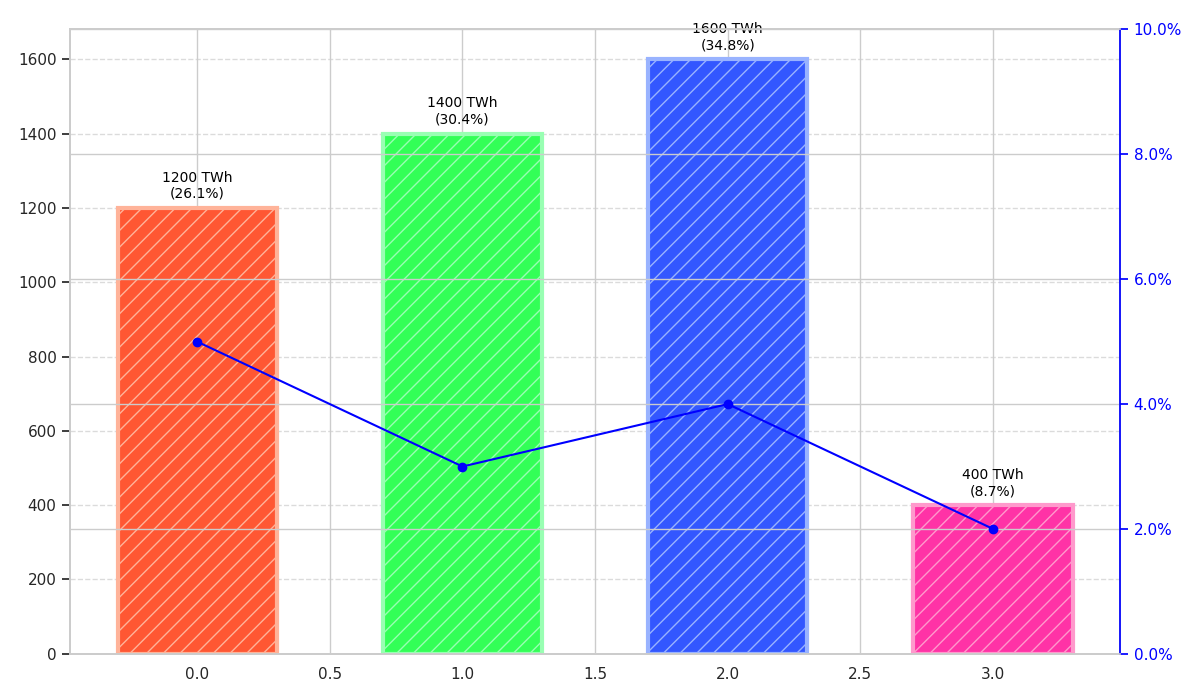

Generate this figure with Python:
import matplotlib.pyplot as plt
import numpy as np
from matplotlib.ticker import FuncFormatter

# Removed the last data group
energy_production = np.array([1200, 1400, 1600, 400])  # in TWh
growth_rates = np.array([0.05, 0.03, 0.04, 0.02])  # hypothetical growth rates
new_base_colors = ['#FF5733', '#33FF57', '#3357FF', '#FF33A6']  # updated set of colors
new_gradient_colors = ['#FFB399', '#99FFB3', '#99B3FF', '#FF99CC']

positions = np.arange(len(energy_production))

fig, ax1 = plt.subplots(figsize=(12, 7))

for idx, (new_base_color, new_grad_color) in enumerate(zip(new_base_colors, new_gradient_colors)):
    ax1.bar(positions[idx], energy_production[idx], color=new_base_color, edgecolor=new_grad_color, linewidth=3, hatch='//', width=0.6)

total_production = np.sum(energy_production)
for idx, bar in enumerate(ax1.patches):
    height = bar.get_height()
    percentage = (height / total_production) * 100
    ax1.annotate(f'{height} TWh\n({percentage:.1f}%)',
                 xy=(bar.get_x() + bar.get_width() / 2, height),
                 xytext=(0, 5),
                 textcoords="offset points",
                 ha='center', va='bottom',
                 fontsize=10, color='black')

ax1.yaxis.grid(True, linestyle='--', alpha=0.7)

ax2 = ax1.twinx()
ax2.plot(positions, growth_rates * 100, color='blue', linestyle='-', marker='o')
ax2.set_ylim(0, 10)
ax2.yaxis.set_major_formatter(FuncFormatter(lambda y, _: f'{y:.1f}%'))
ax2.spines['right'].set_color('blue')
ax2.tick_params(axis='y', colors='blue')

plt.tight_layout()
plt.show()
